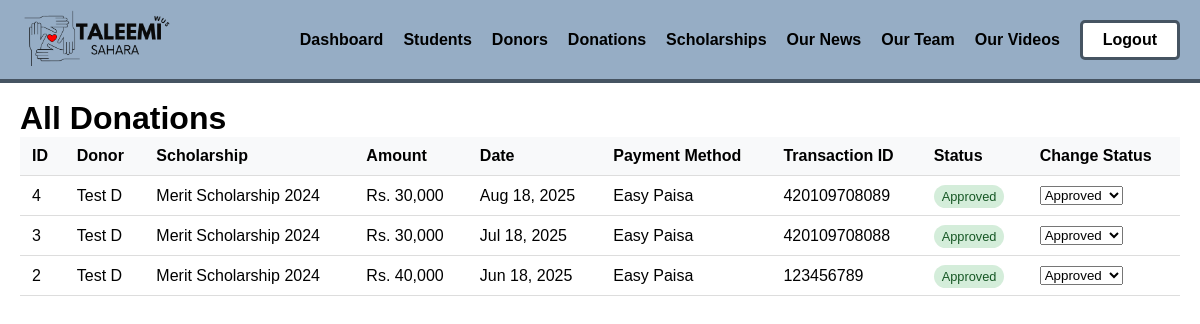
The app's page /admin/donations.php (signed in) with its own data.
### tables this page shows
CREATE TABLE `donations` (
  `id` int(11) NOT NULL,
  `donor_id` int(11) NOT NULL,
  `scholarship_id` int(11) DEFAULT NULL,
  `amount` decimal(10,2) NOT NULL,
  `donation_date` date NOT NULL,
  `payment_method` varchar(50) DEFAULT NULL,
  `transaction_id` varchar(100) DEFAULT NULL,
  `notes` text DEFAULT NULL,
  `created_at` timestamp NOT NULL DEFAULT current_timestamp(),
  `status` enum('pending','approved','failed','unverified','rejected') DEFAULT 'pending'
);

CREATE TABLE `users` (
  `id` int(11) NOT NULL,
  `name` varchar(100) NOT NULL,
  `email` varchar(100) NOT NULL,
  `password` varchar(255) NOT NULL,
  `user_type` enum('admin','student','donor','mentor','examination') NOT NULL,
  `created_at` timestamp NOT NULL DEFAULT current_timestamp(),
  `updated_at` timestamp NOT NULL DEFAULT current_timestamp() ON UPDATE current_timestamp(),
  `reset_token` varchar(255) DEFAULT NULL,
  `reset_expires` datetime DEFAULT NULL
);

CREATE TABLE `scholarships` (
  `id` int(11) NOT NULL,
  `title` varchar(255) NOT NULL,
  `description` text DEFAULT NULL,
  `amount` decimal(10,2) NOT NULL,
  `requirements` text DEFAULT NULL,
  `deadline` date NOT NULL,
  `available_slots` int(11) NOT NULL DEFAULT 1,
  `status` enum('active','inactive') DEFAULT 'active',
  `created_at` timestamp NOT NULL DEFAULT current_timestamp()
);

### admin/donations.php (the view, shortened to what this page needs)
<?php
require_once '../config/database.php';
$sql = "SELECT d.*, u.name AS donor_name, s.title AS scholarship_title FROM donations d
        LEFT JOIN users u ON d.donor_id = u.id
        LEFT JOIN scholarships s ON d.scholarship_id = s.id
        ORDER BY d.donation_date DESC, d.id DESC";
$result = $conn->query($sql);
$donations = $result ? $result->fetch_all(MYSQLI_ASSOC) : [];
?>
<!DOCTYPE html>
<html lang="en">
<head>
    <link rel="stylesheet" href="../css/font.css">
    <link rel="stylesheet" href="../css/general.css">
</head>
<body>
    <?php include '../components/admin-navbar.php'; ?>
    <div class="donations-container animate-fade-in">
        <h1>All Donations</h1>
        <div style="overflow-x:auto;">
            <table>
                <thead>
                    <tr>
                        <th>ID</th>
                        <th>Donor</th>
                        <th>Scholarship</th>
                        <th>Amount</th>
                        <th>Date</th>
                        <th>Payment Method</th>
                        <th>Transaction ID</th>
                        <th>Status</th>
                        <th>Change Status</th>
                    </tr>
                </thead>
                <tbody>
                    <?php if (empty($donations)): ?>
                        <tr>
                            <td colspan="9" style="text-align:center;">No donations found.</td>
                        </tr>
                    <?php else: ?>
                        <?php foreach ($donations as $donation): ?>
                            <tr>
                                <td><?php echo $donation['id']; ?></td>
                                <td><?php echo htmlspecialchars($donation['donor_name']); ?></td>
                                <td><?php echo htmlspecialchars($donation['scholarship_title'] ?? 'General Donation'); ?></td>
                                <td>Rs. <?php echo number_format($donation['amount']); ?></td>
                                <td><?php echo date('M j, Y', strtotime($donation['donation_date'])); ?></td>
                                <td><?php echo htmlspecialchars($donation['payment_method']); ?></td>
                                <td><?php echo htmlspecialchars($donation['transaction_id']); ?></td>
                                <td>
                                    <span class="status-badge status-<?php echo $donation['status']; ?>">
                                        <?php echo ucfirst($donation['status']); ?>
                                    </span>
                                </td>
                                <td>
                                    <form method="POST" class="inline-form">
                                        <select name="status" onchange="this.form.submit()">
                                            <option value="approved" <?php if ($donation['status'] == 'approved') echo 'selected'; ?>>Approved</option>
                                        </select>
                                    </form>
                                </td>
                            </tr>
                        <?php endforeach; ?>
                    <?php endif; ?>
                </tbody>
            </table>
        </div>
    </div>
</body>
</html>

### admin/donations.php (style rules this page uses)
.donations-container { max-width: 1400px; margin: 0 auto; padding: 100px 20px 20px; }
table { width: 100%; border-collapse: collapse; background: #fff; }
th, td { padding: 10px 12px; border-bottom: 1px solid #ddd; text-align: left; }
th { background: #f8f9fa; font-weight: 600; }
.status-badge { padding: 4px 8px; border-radius: 12px; font-size: 0.8em; font-weight: 500; }
.status-approved { background: #d4edda; color: #155724; }
form.inline-form { display: inline; }

### components/admin-navbar.php (style rules this page uses)
* { box-sizing: border-box; padding: 0; margin: 0; font-family: "Raleway", sans-serif; }

### records on screen
donations: id "4", donor.name "Test D", scholarship.title "Merit Scholarship 2024", amount "30,000", donation_date "Aug 18, 2025", payment_method "Easy Paisa", transaction "420109708089", status "Approved"
donations: id "3", donor.name "Test D", scholarship.title "Merit Scholarship 2024", amount "30,000", donation_date "Jul 18, 2025", payment_method "Easy Paisa", transaction "420109708088", status "Approved"
donations: id "2", donor.name "Test D", scholarship.title "Merit Scholarship 2024", amount "40,000", donation_date "Jun 18, 2025", payment_method "Easy Paisa", transaction "123456789", status "Approved"
